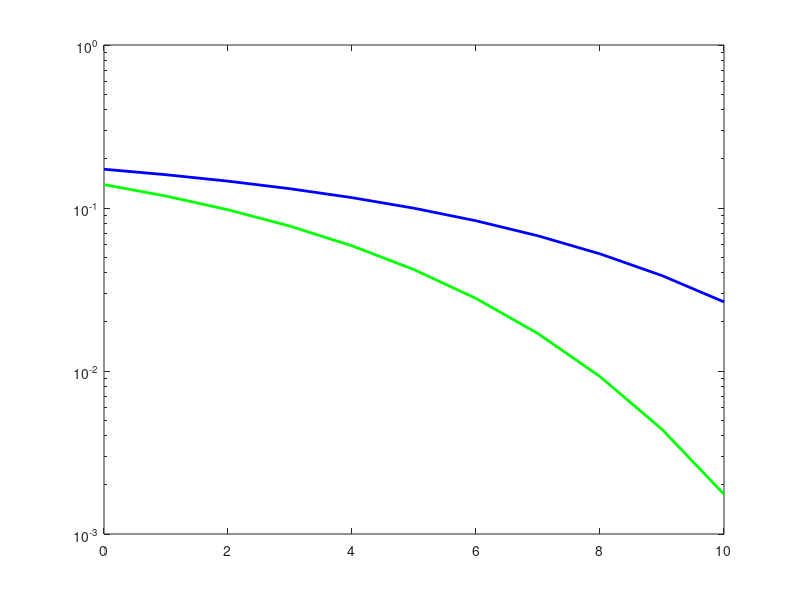

Reproduce this figure in MATLAB. (Note: this script raises an error after producing the figure.)
clear

EbN0dB = (0:1:10)';
EbN0   = 10.^(EbN0dB/10);

% QPSK
M=4;
four_qam_BER = (1-1/sqrt(M))/log2(sqrt(M))*(erfc(sqrt((3*log2(sqrt(M))*EbN0*log2(M))/((M-1)*log2(M)))));
% 16QAM
M=16;
sixteen_qam_BER =  (1-1/sqrt(M))/log2(sqrt(M))*(erfc(sqrt((3*log2(sqrt(M))*EbN0*log2(M))/((M-1)*log2(M)))));
% 64QAM
M=64;
sixtyfour_qam_BER = (1-1/sqrt(M))/log2(sqrt(M))*(erfc(sqrt((3*log2(sqrt(M))*EbN0*log2(M))/((M-1)*log2(M)))));

%16QAM Analytic BER
semilogy(EbN0dB(:,1),sixteen_qam_BER(:,1),'-g','LineWidth',2); hold on
%64QAM Analytic BER
semilogy(EbN0dB(:,1),sixtyfour_qam_BER(:,1),'-b','LineWidth',2);


x=[0 3 6 10];
y=[    ];  %16QAM BER 
plot(x,y,'kx','LineWidth',10)


x=[0 3 6 10];
y=[     ];  %64QAM BER
plot(x,y,'rx','LineWidth',10)


title ('BER Curve for AWGN Channel (Analytic / Simulation)')
xlabel('EbN0[dB]')
ylabel('BER')
legend('Analytic-16QAM','Analytic-64QAM','Simulation-16QAM','Simulation-64QAM')
grid on
hold off
